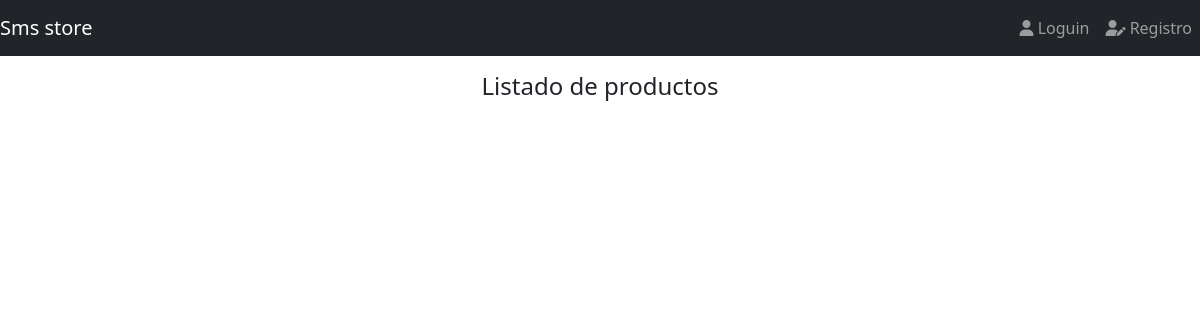
The app's page /, older data.
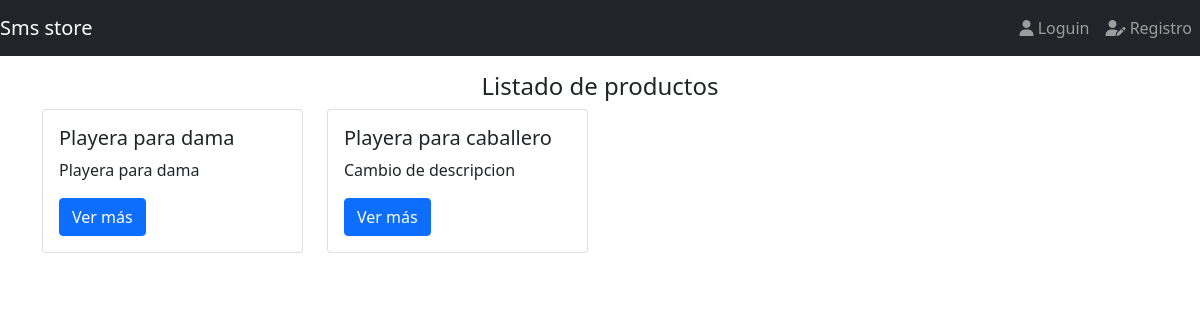
The same page, newer data.
### products/models.py (models this page shows)
class Products(models.Model):
    title = models.CharField(max_length=50)
    description = models.TextField()
    price = models.DecimalField(max_digits=8, decimal_places=2, default=0.0)
    slug =models.SlugField(null=False, blank=False, unique=True)
    image = models.ImageField(upload_to='products/', null=False, blank=False)
    created_at = models.DateTimeField(auto_now_add=True)
    def __str__(self):
        return self.title

### products/views.py (the view)
# urls.py: path('', ProductListView.as_view(), name='index'),
class ProductListView(ListView):
    template_name = 'index.html'
    queryset = Products.objects.all().order_by('-id')
    def get_context_data(self, **kwargs):
        context = super().get_context_data(**kwargs)
        context['message'] = 'Listado de productos'
        print(context)
        return context

### templates/index.html (shortened to what this page needs)
{% extends 'base.html' %}
{% block content%}
<div class="col">
    <h4 class="text-center">{{message}}</h4>
    <div class="row">
        {% for product in products_list %}
          <div class="col-3 mat-5">
              <div class="card h-100">
                <div class="card-body">
                    <h5 class="card-title">{{product.title}}</h5>
                    <p class="card-text">{{product.description}}</p>
                    <a href="#" class="btn btn-primary">Ver más</a>
                </div>
              </div>
          </div>
        {% endfor %}
    </div>
</div>
{% endblock %}

### templates/base.html (shortened to what this page needs)
{% load static %}
<!DOCTYPE html>
<html lang="en">
<head>
    <link href="https://cdn.jsdelivr.net/npm/bootstrap@5.1.3/dist/css/bootstrap.min.css" rel="stylesheet">
</head>
<body>
    {% include 'navbar.html' %} {% comment %} barra de navegacion {% endcomment %}
    <div class="container">
        <div class="row mt-3">
            {% block content%}
            {% endblock  %}
        </div>
    </div>
</body>
</html>

### templates/navbar.html (shortened to what this page needs)
{% url 'login' as login %}
{% url 'register' as register %}
{% url 'logout' as logout %}
<nav class="navbar navbar-expand-md bg-dark navbar-dark">
    <a href="#" class="navbar-brand">Sms store</a>
    <div id="navb" class="collapse navbar-collapse flex-row-reverse"">
        <ul class="nav navbar-nav ml-auto">
            {% if user.is_authenticated %}
                <li class="navbar-item ">
                    <a href="{{logout}}" class="nav-link">
                        <span class="fa-solid fa-right-from-bracket"></span>
                        Logout</a>
                </li>
            {% else %}
                <li class="navbar-item  ">
                    <a href="{{login}}" class="nav-link {% if request.path == login %}active{% endif %}">
                        <span class="fas fa-user"></span>
                        Loguin</a>
                </li>
                <li class="navbar-item ">
                    <a href="{{register}}" class="nav-link {% if request.path == register %}active{% endif %}">
                        <span class="fa-solid fa-user-pen"></span>
                        Registro</a>
                </li>
            {% endif %}
        </ul>
    </div>
</nav>

Row changes from the older to the newer data that the page shows:
added Products: title "Playera para dama", description "Playera para dama"
added Products: title "Playera para caballero", description "Cambio de descripcion"
